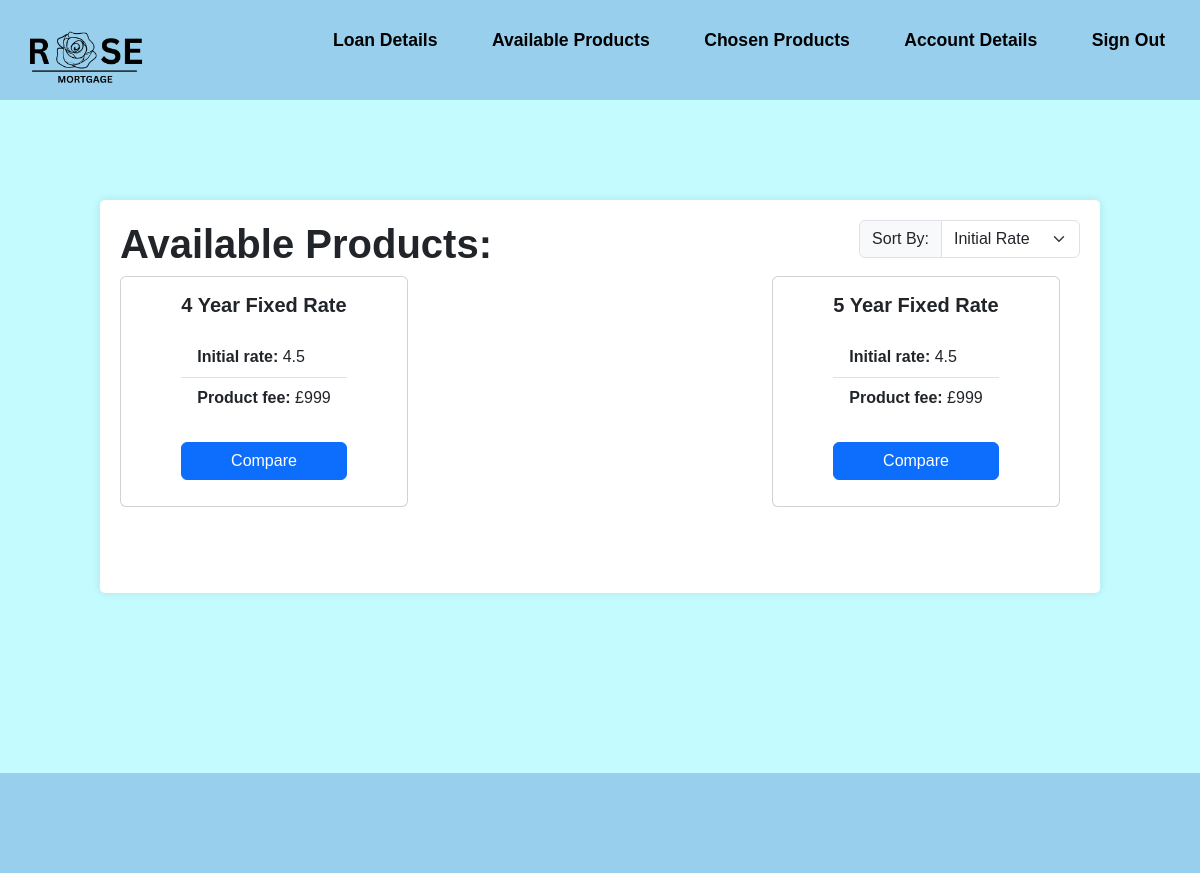
Page /MemberViewProducts.php (signed in) on the committed database.
### tables this page shows
CREATE TABLE "Quote" (
	"Quote_ID"	INTEGER NOT NULL,
	"Product_ID"	INTEGER NOT NULL,
	"RegisteredUser_ID"	INTEGER NOT NULL,
	"product_starred"	INTEGER NOT NULL,
	FOREIGN KEY("Quote_ID") REFERENCES "Quote"("Quote_ID"),
	FOREIGN KEY("RegisteredUser_ID") REFERENCES "RegisteredUser"("RegisteredUser_ID"),
	FOREIGN KEY("Product_ID") REFERENCES "Product"("Product_ID"),
	PRIMARY KEY("Quote_ID" AUTOINCREMENT)
);

CREATE TABLE "Product" (
	"Product_ID"	INTEGER NOT NULL,
	"Broker_ID"	INTEGER NOT NULL,
	"YearRate"	INTEGER NOT NULL,
	"ProductType"	TEXT NOT NULL,
	"expected_income"	INTEGER NOT NULL,
	"expected_credit_score"	INTEGER NOT NULL,
	"initial_interest_rate"	REAL NOT NULL,
	"ProductFee"	INTEGER NOT NULL,
	"ltv_ratio"	REAL NOT NULL,
	"aDraft"	INTEGER NOT NULL,
	PRIMARY KEY("Product_ID" AUTOINCREMENT),
	FOREIGN KEY("Broker_ID") REFERENCES "Broker"("Broker_ID")
);

### MemberViewProducts.php (the view, shortened to what this page needs)
<?php
include 'connection.php';
$RegisteredUser_ID = $_SESSION['RegisteredUser_ID'];
$sql = "SELECT *
        FROM Product
        LEFT JOIN financialdetails ON (financialdetails.RegisteredUser_ID = Product.Broker_ID)
        LEFT JOIN RegisteredUser ON (RegisteredUser.RegisteredUser_ID = financialdetails.RegisteredUser_ID)
        LEFT JOIN Quote ON (Quote.Product_ID = Product.Product_ID)
        WHERE Product.expected_income <= (SELECT annual_income FROM financialdetails WHERE RegisteredUser_ID = $RegisteredUser_ID)
        AND Product.expected_credit_score <= (SELECT credit_score FROM financialdetails WHERE RegisteredUser_ID = $RegisteredUser_ID)
        AND Product.ltv_ratio <= (SELECT ltv_ratio FROM financialdetails WHERE RegisteredUser_ID = $RegisteredUser_ID);";
$sortingOption = isset($_GET['sort']) ? $_GET['sort'] : '1';
if($sortingOption == '1'){
    $sql .= "ORDER BY Product.initial_interest_rate DESC";
   } else if ($sortingOption == '2'){
    $sql .= "ORDER BY Product.YearRate DESC";
    }
$statement = $db->query($sql);
?>
<!DOCTYPE html>
<html lang="en">
<head>
  <link rel="stylesheet" href="https://cdn.jsdelivr.net/npm/bootstrap@5.3.2/dist/css/bootstrap.min.css">
  <link rel="stylesheet" href="style.css">
</head>
<body>
<header class="flex-container">
    <a href="MemberViewProducts.php"> <img src="Assets/logo.png" alt="Rose Mortgage"> </a>
    <div>
      <ul class="nav-links">
        <li><a href="Loan-details.php">Loan Details</a></li>
        <li><a href="MemberViewProducts.php">Available Products</a></li>
        <li><a href="MemberChosenProducts.php">Chosen Products</a></li>
        <li><a href="MemberAccountDetails.php">Account Details</a></li>
        <li><a href="home.php">Sign Out</a></li>
      </ul>
    </div>
  </header>
<div class="largecontainer">
    <div class="flex-container">
        <div><h1><b>Available Products:</b></h1></div>
        <div>
            <div class="input-group mb-3">
                <label class="input-group-text" for="sorting">Sort By:</label>
                <select class="form-select" id="sorting" onchange="sortProducts()">
                    <option value="1" <?php echo($sortingOption == '1')? 'selected' : ''?>>Initial Rate</option>
                </select>
            </div>
        </div>
    </div>
    <div class="flex-table">
        <?php
        while ($row = $statement->fetch(PDO::FETCH_ASSOC)) {
        ?>
        <div class="card" style="width: 18rem; margin-bottom: 50px;">
            <div class="card-body">
                <h5 class="card-title"><b><?php echo $row["YearRate"] . " Year " . $row["ProductType"]; ?></b></h5>
                <ul class="list-group list-group-flush">
                    <li class="list-group-item"><b>Initial rate: </b><?php echo $row["initial_interest_rate"]; ?></li>
                    <li class="list-group-item"><b>Product fee: </b><?php echo $row["ProductFee"]; ?></li>
                </ul>
                <br>
                <form method="post" action="">
                    <button type="submit" name="compare" class="btn btn-primary">Compare</button>
                </form>
            </div>
        </div>
        <?php
        }
        ?>
    </div>
</div>
<footer>
</footer>
</body>
</html>

### style.css (style rules this page uses)
* { margin: 0; padding: 0; text-decoration: none; font-family: Arial, Helvetica, sans-serif; box-sizing: border-box; list-style: none; }
a { color: #000; text-decoration: none; }
header { background-color: #98CFED; padding: 10px; color: black; height: 100px; width: 100%; top: 0; display: flex; justify-content: flex-start; align-items: center; z-index: 1000; }
.nav-links li { display: inline-block; position: relative; margin: 0 25px; }
.nav-links li a { font-weight: bold; font-size: 1.1rem; text-decoration: none; color: black; }
.nav-links li::after { content: ''; width: 0%; height: 2px; background: #000; display: block; margin: auto; position: absolute; top: 100%; left: 50%; transform: translate(-50%); transition: 0.7s; }
header img { width: 150px; height: auto; }
body { background-color: #c4fbff; display: flex; flex-direction: column; min-height: 100vh; }
input[type="number"], button { width: 100%; padding: 10px; margin-bottom: 10px; border-radius: 3px; border: 1px solid #ccc; }
button { background-color: #007BFF; color: #fff; cursor: pointer; }
.card { height: 100%; display: flex; justify-content: center; align-items: center; }
.card-body { height: 100%; display: flex; flex-direction: column; }
.card-title { margin-bottom: 20px; text-align: center; }
ul { flex: 1; margin-bottom: 20px; }
ul li { list-style-type: disc; }
.largecontainer { width: 1000px; margin: 100px auto 80px; padding: 20px; background-color: #fff; border-radius: 5px; box-shadow: 0 0 10px rgba(0, 0, 0, 0.1); }
.flex-container { display: flex; flex-direction: row; justify-content:space-between; }
.flex-table { display:flex; flex-direction: row; flex-wrap: wrap; align-content: flex-start; justify-content: space-between; margin-right: 20px; margin-bottom: 1em; }
label { display: block; font-weight: bold; }
.input-group { margin-bottom: 20px; }
footer { background-color: #98CFED; padding: 10px; color: black; height: 100px; width: 100%; bottom: 0; z-index: 1000; margin-top: 100px; }

### rows in the picture
quote: Product_ID.YearRate "4", Product_ID.ProductType "Fixed Rate", Product_ID.initial_interest_rate "4.5", Product_ID.ProductFee "£999"
quote: Product_ID.YearRate "5", Product_ID.ProductType "Fixed Rate", Product_ID.initial_interest_rate "4.5", Product_ID.ProductFee "£999"
